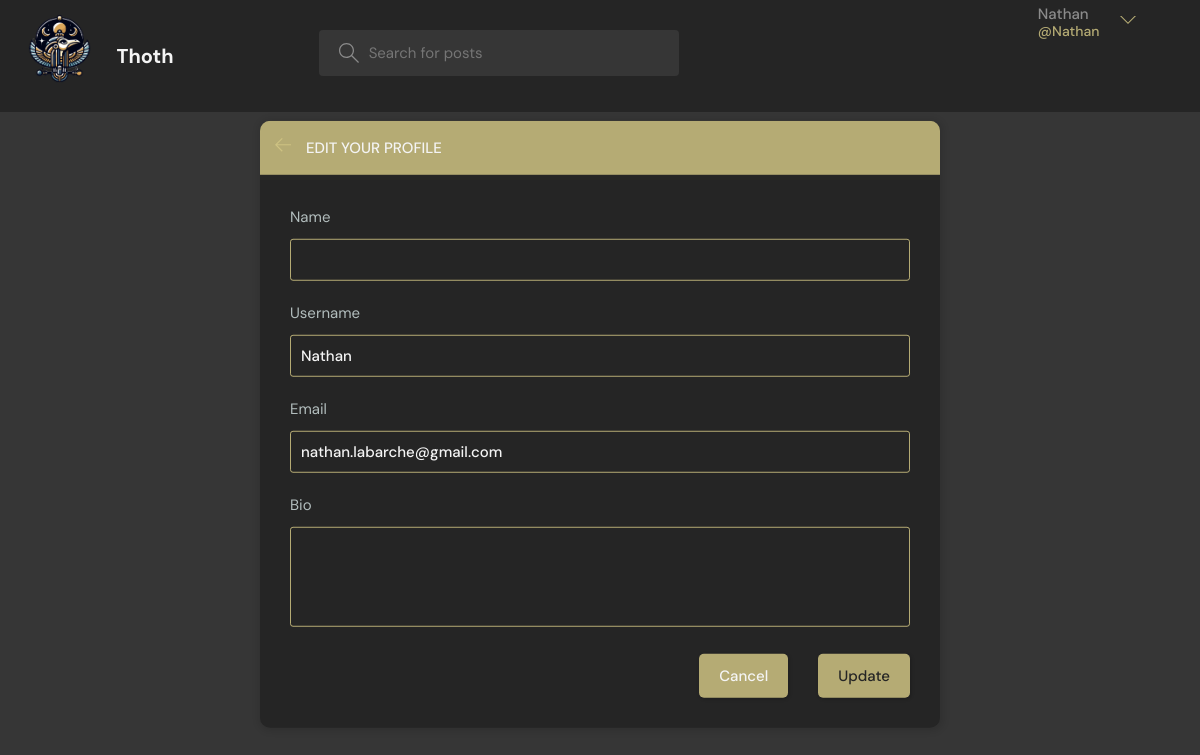
The page /update-user/ (signed in) on the database its author committed.
### base/models.py (models this page shows, shortened)
class User(AbstractUser):
    name = models.CharField(max_length=200, null=True)
    email = models.EmailField(unique=True, null=True)
    bio = models.TextField(null=True)
    avatar = models.ImageField(null=True, default="avatar.svg")
    ROLE_CHOICES = (
        ('eleve', 'Élève'),
        ('professeur', 'Professeur'),
    )
    role = models.CharField(max_length=20, choices=ROLE_CHOICES, default='eleve')
    USERNAME_FIELD = 'email'
    REQUIRED_FIELDS = ['username']

### base/views.py (the view)
# urls.py: path('update-user/', views.updateUser, name="update-user"),
@login_required(login_url='login')
def updateUser(request):
    user = request.user
    form = UserForm(instance=user)
    if request.method == 'POST':
        form = UserForm(request.POST, request.FILES, instance=user)
        if form.is_valid():
            form.save()
            return redirect('user-profile', pk=user.id)
    return render(request, 'base/update-user.html', {'form': form})

### base/forms.py
class UserForm(ModelForm):
    class Meta:
        model = User
        fields = [ 'name', 'username', 'email', 'bio']

### base/templates/base/update-user.html (shortened to what this page needs)
{% extends 'main.html' %}
{% block content %}
  <main class="update-account layout">
    <div class="container">
      <div class="layout__box">
        <div class="layout__boxHeader">
          <div class="layout__boxTitle">
            <a href="{% url 'home' %}">
              <svg version="1.1" xmlns="http://www.w3.org/2000/svg" width="32" height="32" viewBox="0 0 32 32">
                <title>arrow-left</title>
                <path d="M13.723 2.286l-13.723 13.714 13.719 13.714 1.616-1.611-10.96-10.96h27.625v-2.286h-27.625l10.965-10.965-1.616-1.607z"></path>
              </svg>
            </a>
            <h3>Edit your profile</h3>
          </div>
        </div>
        <div class="layout__body">
          <form class="form" action="" method="POST" enctype="multipart/form-data">
            {% for field in form %}
              <div class="form__group">
                <label for="profile_pic">{{ field.label }}</label>
                {{ field }}
              </div>
            {% endfor %}
            <div class="form__action">
              <a class="btn btn--dark" href="profile.html">Cancel</a>
              <button class="btn btn--main" type="submit">Update</button>
            </div>
          </form>
        </div>
      </div>
    </div>
  </main>
{% endblock %}

### templates/navbar.html (shortened to what this page needs)
{% load static %}
<header class="header header--loggedIn">
  <div class="container">
    <a href="{% url 'home' %}" class="header__logo">
      <img src="{% static 'images/logo.png' %}" />
      <h1>Thoth</h1>
    </a>
    <form class="header__search" method="GET" action="{% url 'home' %}">
      <label>
        <input name="q" placeholder="Search for posts" />
      </label>
    </form>
    <nav class="header__menu">
      {% if request.user.is_authenticated %}
        <div class="header__user">
          <a href="{% url 'update-user' %}">
            <p>
              {{ request.user.username }} <span>@{{ request.user.username }}</span>
            </p>
          </a>
          <button class="dropdown-button">
            <svg version="1.1" xmlns="http://www.w3.org/2000/svg" width="32" height="32" viewBox="0 0 32 32">
              <title>chevron-down</title>
              <path d="M16 21l-13-13h-3l16 16 16-16h-3l-13 13z"></path>
            </svg>
          </button>
        </div>
      {% else %}
        <a href="{% url 'login' %}">
          <img src="{% static 'images/avatar.svg' %}" />
          <p>Login</p>
        </a>
      {% endif %}
    </nav>
  </div>
</header>

### static/styles/style.css (style rules this page uses)
:root { --color-main: #d4c885d3; --color-main-light: #F4F4F4 ; --color-dark: #252525; --color-gray-dark: #363636 ; --color-sand-light: #d4c885d3 ; --color-light: #F4F4F4 ; --color-gray: #8b8b8b; --color-light-gray: #b2bdbd; --color-bg: #363636; --color-success: #5dd693; --color-error: #fc4b0b; }
* { font-family: "DM Sans", -apple-system, BlinkMacSystemFont, "Segoe UI", Roboto, Oxygen, Ubuntu, Cantarell, "Open Sans", "Helvetica Neue", sans-serif; margin: 0; padding: 0; box-sizing: border-box; text-rendering: optimizeLegibility; font-size: inherit; }
html { font-size: 56.25%; }
@media only screen and (min-width: 1200px) { html { font-size: 62.5%; } }
body { line-height: 1.6; font-weight: 400; font-size: 1.5rem; color: var(--color-light-gray); background-color: var(--color-bg); min-height: 100vh; }
img { width: 100%; }
a { display: inline-block; color: var(--color-main); text-decoration: none; }
.container { max-width: 120rem; width: 90%; margin: auto; }
.btn { background-color: transparent; border: none; display: inline-flex; align-items: center; gap: 1rem; cursor: pointer; transition: all ease-in-out 0.3s; padding: 1rem 2rem; border-radius: 5px; box-shadow: 1px 1px 3px 1px rgba(0, 0, 0, 0.15); font-weight: 500; }
.btn--main { background-color: var(--color-main); color: var(--color-dark); }
.btn--dark { background-color: var(--color-sand-light); color: var(--color-light); }
.header { padding: 0.5rem; background-color: var(--color-dark); }
.header > .container { display: flex; gap: 9.5rem; }
.header__logo, .header__user { display: flex; gap: 2rem; align-items: center; }
.header__logo > img { margin-left: -10rem; margin-right: -5rem; height: 10.2rem; width: 18.2rem; }
.header__logo > h1 { font-weight: 700; font-size: 2rem; color: var(--color-light); }
.header__search > label { background-color: var(--color-gray-dark); padding: 1.3rem 1rem; display: flex; align-items: center; gap: 1rem; border-radius: 4px; margin-top: 2.5rem; margin-left: 5rem; }
.header__search svg { fill: var(--color-gray); width: 2rem; height: 2rem; margin-left: 1rem; }
.header__search input { width: 30rem; background: transparent; border: none; outline: none; color: var(--color-light); }
.header__menu { margin-left: auto; position: relative; }
.header__menu a { display: flex; gap: 1.5rem; align-items: center; font-weight: 500; text-decoration: none; color: var(--color-gray); }
.header__menu p { line-height: 1.2; }
.header__menu span { color: var(--color-main); font-weight: 500; font-size: 1.4rem; display: block; }
.header__menu svg { width: 1.6rem; height: 1.6rem; fill: var(--color-sand-light); }
.dropdown-button { background: transparent; border: 0; outline: 0; cursor: pointer; }
.layout { margin-top: 2.4rem; }
.layout > .container { display: flex; justify-content: space-between; align-items: flex-start; }
.layout__box { width: 90%; max-width: 48rem; min-height: 40rem; position: absolute; top: 50%; left: 50%; transform: translate(-50%, -46%); background-color: var(--color-dark); border-radius: 1rem; box-shadow: 1px 1px 6px 3px rgba(0, 0, 0, 0.1); overflow: hidden; }
.layout__boxHeader { display: flex; padding: 1.5rem; background-color: var(--color-sand-light); }
.layout__boxTitle { display: flex; gap: 1.5rem; align-items: center; }
.layout__boxTitle h3 { text-transform: uppercase; font-weight: 500; color: var(--color-light); }
.layout__boxTitle svg { width: 1.6rem; height: 1.6rem; fill: var(--color-main); }
.layout__body { margin: 3rem; }
.form__group { margin-bottom: 2rem; width: 100%; }
.form__group label { display: block; font-size: 1.5rem; margin-bottom: 1rem; }
.form__group input, .form__group textarea, .form__group select { background: transparent; border: 1px solid var(--color-sand-light); padding: 1rem; border-radius: 3px; width: 100%; color: var(--color-light); font-weight: 500; outline: none; }
.form__group textarea { background: transparent; height: 10rem; resize: none; }
.form__action { display: flex; justify-content: flex-end; gap: 3rem; }
.update-account.layout .layout__box { max-width: 68rem; }

### rows shown on the page
User: user.username "Nathan", form "Nathan" "nathan.labarche@gmail.com"

### other values the page prints
{{ field.label }} "Name" "Username" "Email" "Bio"
